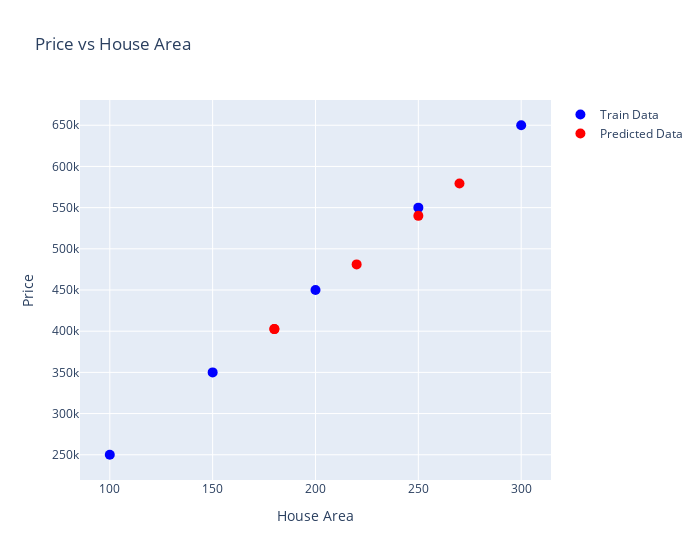

Source (notebook cell):
### Code cell
fig = go.Figure()

fig.add_trace(go.Scatter(x=X_train, y=y_train, mode='markers', marker=dict(color='blue', size=10), name='Train Data'))

fig.add_trace(go.Scatter(x=X_new, y=y_pred, mode='markers', marker=dict(color='red', size=10), name='Predicted Data'))

fig.update_layout(title='Price vs House Area',
                  xaxis_title='House Area',
                  yaxis_title='Price',
                  width=700,
                  showlegend=True)

fig.show()

### Figure 1 — Plotly figure (JSON) as saved in the notebook; plotly's stock layout.template omitted (floating-point values rounded to 4 significant figures)
{"data": [{"marker": {"color": "blue", "size": 10}, "mode": "markers", "name": "Train Data", "type": "scatter", "x": [100, 150, 200, 250, 300], "y": [250000, 350000, 450000, 550000, 650000]}, {"marker": {"color": "red", "size": 10}, "mode": "markers", "name": "Predicted Data", "type": "scatter", "x": [180, 220, 250, 270, 180], "y": [402600.0, 481100.0, 540000.0, 579300.0, 402600.0]}], "layout": {"showlegend": true, "title": {"text": "Price vs House Area"}, "width": 700, "xaxis": {"title": {"text": "House Area"}}, "yaxis": {"title": {"text": "Price"}}}}
